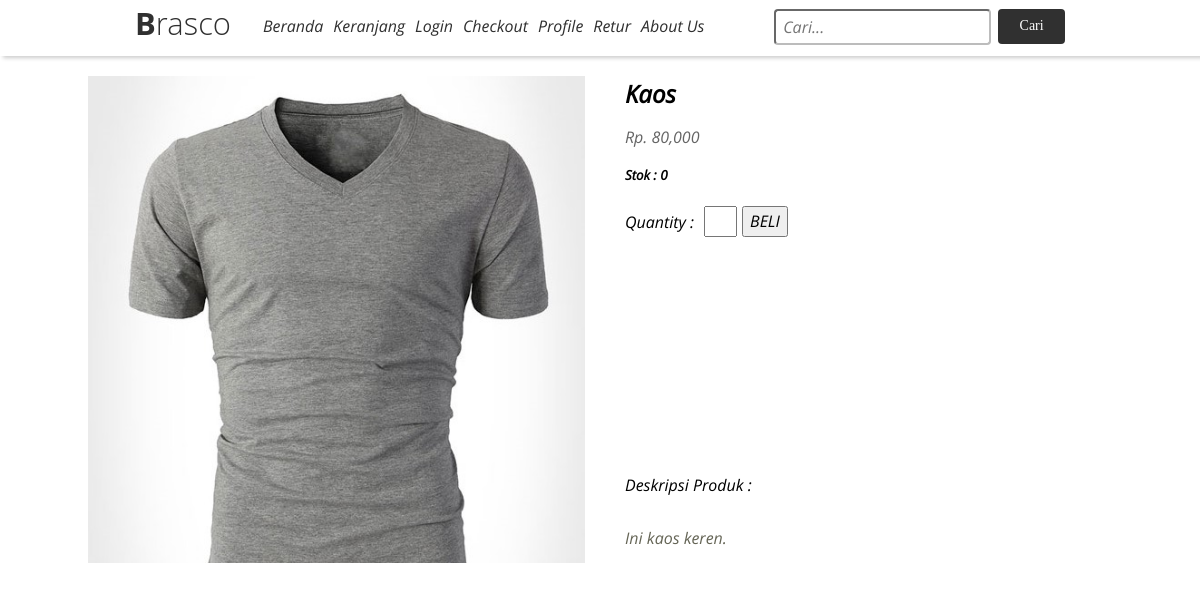
Screenshot of /user/detail.php?id=2 with the database file from the repository.
### tables this page shows
CREATE TABLE `produk` (
  `id_produk` int(11) NOT NULL,
  `nama_produk` varchar(100) NOT NULL,
  `harga_produk` int(11) NOT NULL,
  `berat_produk` int(11) NOT NULL,
  `stok_produk` int(5) NOT NULL,
  `pic_produk` varchar(100) NOT NULL,
  `deskripsi_produk` text NOT NULL
);

### user/detail.php (the view, shortened to what this page needs)
<?php
include('../user/koneksi.php');
?>
<!DOCTYPE html>
<html>
<head>
    <link rel="stylesheet" type="text/css" media="screen" href="../css/reset.css">
    <link rel="stylesheet" type="text/css" media="screen" href="../css/main.css">
</head>
<body>
    <?php include_once("../user/navbar.php"); ?>
    <div class="product-details-container">
        <?php
            $id_produk = $_GET["id"];
            $ambil=$koneksi->query("SELECT * FROM produk WHERE id_produk='$id_produk'");
            $detail=$ambil->fetch_assoc();
        ?>
        <div class="container">
        <div class="product-img">
            <img src="../pic_produk/<?php echo $detail['pic_produk']; ?>" width="100%">
        </div>
        <div class="desc-product">
            <p class="title"><?php echo $detail['nama_produk']; ?></p>
            <p class="price" style="color: #656565;">Rp. <?php echo number_format($detail['harga_produk']); ?></p>
            <h5>Stok : <?php echo $detail['stok_produk'] ?></h5>
            <form method="post">
            <div class="quantity">
                <p class="qty">Quantity :</p>
                <input type="number" min="1" name="jumlah" max="<?php echo $detail['stok_produk'] ?>">
                <button class="beli" name="beli">BELI</button>
            </div>
            </form>
            <div class="description">
                <p>Deskripsi Produk :</p>
                <p class="longdesc"><?php echo $detail['deskripsi_produk']; ?></p>
            </div>
        </div>
        </div>
    </div>
</body>
</html>

### css/main.css (style rules this page uses)
body { font-family: 'Open Sans'; }
.product-details-container { margin-top: 20px; margin-bottom: 30px; height: 487.32px; display: flex; flex-direction: row; justify-content: center; }
.product-details-container .container { width: 1024px; display: flex; flex-direction: row; overflow: hidden; }
.product-details-container .container .product-img { position: relative; width: 497px; }
.product-details-container .container .desc-product { position: relative; margin-left: 40px; height: 487.32px; width: 478px; }
.product-details-container .container .desc-product .title { font-size: 24px; font-weight: 600; margin-top: 4px; }
.product-details-container .container .desc-product .title, .price, .size, .quantity { margin-bottom: 20px; }
.product-details-container .container .desc-product .quantity { display: flex; flex-direction: row; height: 31px; box-sizing: border-box; }
.product-details-container .container .desc-product .quantity p { margin-top: 7px; margin-right: 10px; }
.product-details-container .container .desc-product .quantity input[type=number] { width: 25px; height: 25px; font-size: 14px; position: relative; margin-top: 0; color: #656565; margin-right: 5px; }
.product-details-container .container .desc-product .description { position: absolute; width: 100%; bottom: 0; }
.product-details-container .container .desc-product .description .longdesc { margin-top: 35px; color:#656556; }

### rows the page displays
produk: pic_produk (picture), nama_produk "Kaos", harga_produk "80,000", stok_produk "0", deskripsi_produk "Ini kaos keren."
